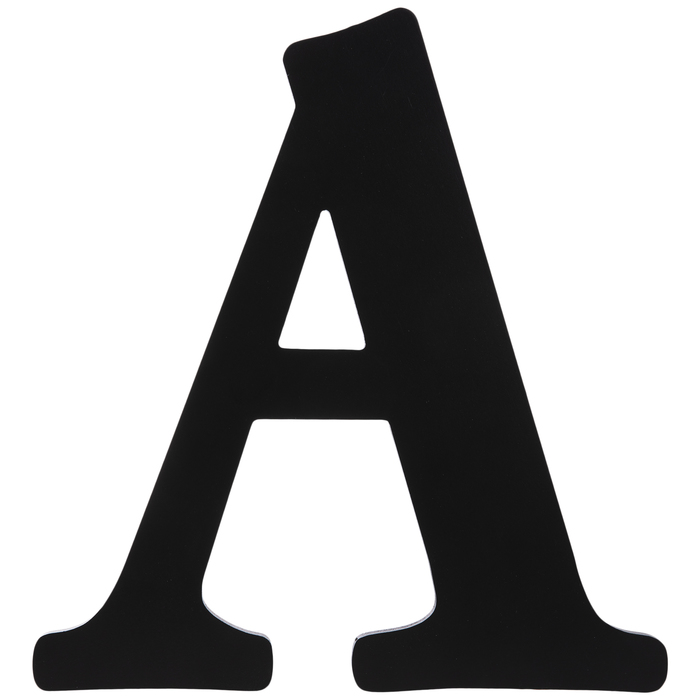
#> input picture Data/TrainingData/LetterA/1633264477_91003.jpeg, 700 x 700 px; its folder holds 4 pictures in this run
$ python main.py
#> lines starting #> are read from the running program, lines starting #| are printed output that depends on the picture
### image_processing.py
from PIL import Image


def average(tuple_data: tuple) -> float:
    if type(tuple_data) != tuple:
        return tuple_data

    return sum(tuple_data) / len(tuple_data)


def convert_image(image_path: str, resize_value: int) -> list:
    """Resizes and convert the image pixels to a binary list.

    Args:
        image_path (string): Path to the image.
        resize_value (int): Value in pixels to resize the image. Converts the image to resize_value X resize_value pixels.

    Returns:
        list: Binary list of pixels in the image.
    """
#> called with resize_value = 36
    image = Image.open(image_path)
#> image is the input picture: PIL image 700x700 RGB; mean R, G, B 176.7, 176.7, 176.8
    image = image.resize((resize_value, resize_value))
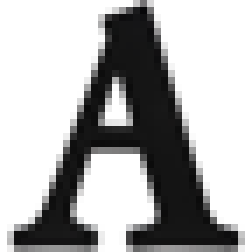
#> image: PIL image 36x36 RGB (shown 7 times larger); mean R, G, B 175.7, 175.7, 175.8
    image_data = list(image.getdata())
#> image_data = 1296 items, first 6: (255, 255, 255), (255, 255, 255), (255, 255, 255), (255, 255, 255), (255, 255, 255), (255, 255, 255)

    bit_image = []
    for pixel in image_data:
        color_average = average(pixel)
        # 127.5 = 255 / 2
        value = 1 if color_average <= 127.5 else 0

        bit_image.append(value)
#> this loop made 1296 passes
#> (pixel, color_average, value) on passes 1 to 3: ((255, 255, 255), 255, 0), ((255, 255, 255), 255, 0), ((255, 255, 255), 255, 0)
#> after the loop, bit_image = 1296 values, max 1 at index 20, min 0 at index 0, mean 0.329

    return bit_image

### data_processing.py
import os
from image_processing import convert_image


def generate_data(folder_path: str, desired_output: float, image_pixel_size: int) -> list:
    """Converts all images from a folder to a list and the desired output of this image.

    Args:
        folder_path (str): Path to the folder that contains the images.
        desired_output (float): Desired output for this image group.
        image_pixel_size (int): Convert the image to be pixel X pixel size.

    Returns:
        list: List containing images data [ [image_data1, desired_output ] ... [ image_data2, desired_output ] ]
    """
    data_list = []

    for file in os.listdir(folder_path):
        # file is str
        img_list = convert_image(folder_path + file, image_pixel_size)
#> img_list has the same summary as bit_image in convert_image
        data_set = [img_list, desired_output]

        data_list.append(data_set)
#> pass 2 of the loop in generate_data, `for file in os.listdir(folder_path):`:
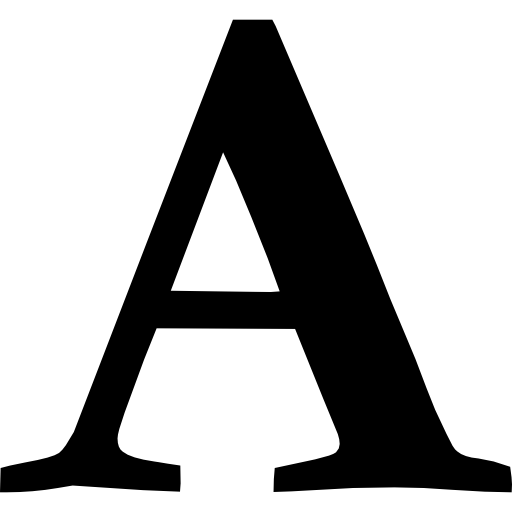
#> input picture Data/TrainingData/LetterA/25645.png, 512 x 512 px
#> in convert_image, image is the input picture: PIL image 512x512 P; mean R, G, B, A 179.9, 179.9, 179.9, 73.7
#> in convert_image (call 2), `image = image.resize((resize_value, resize_value))`:
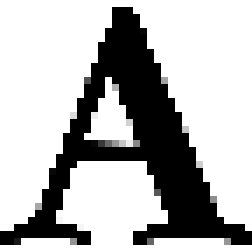
#> image: PIL image 36x36 P (shown 7 times larger); mean R, G, B, A 178.7, 178.7, 178.7, 73.5; transparent parts drawn white
#> image_data = 1296 values, max 255 at index 52, min 0 at index 0, mean 73.49
#> the loop in convert_image (call 2), `for pixel in image_data:` made 1296 passes
#> (pixel, color_average, value) on passes 2 to 4: (0, 0, 1), (0, 0, 1), (0, 0, 1)
#> after the loop in convert_image (call 2), `for pixel in image_data:`: bit_image = 1296 values, max 1 at index 0, min 0 at index 52, mean 0.714
#> img_list has the same summary as bit_image in convert_image
#> pass 3 of the loop in generate_data, `for file in os.listdir(folder_path):`:
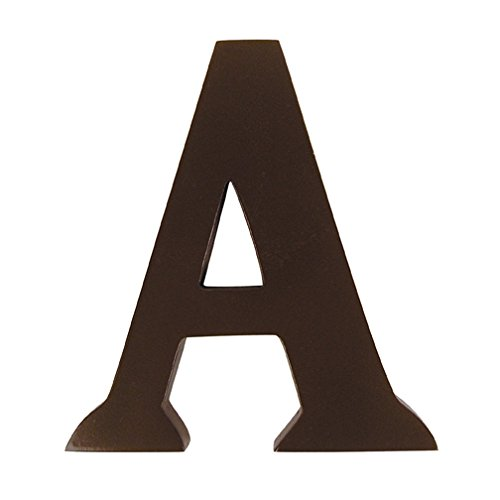
#> input picture Data/TrainingData/LetterA/412KR2HkbaL.jpg, 500 x 500 px
#> in convert_image, image is the input picture: PIL image 500x500 RGB; mean R, G, B 204, 199.7, 197.5
#> in convert_image (call 3), `image = image.resize((resize_value, resize_value))`:
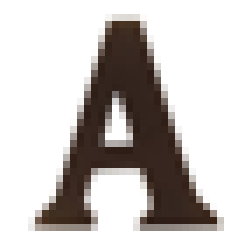
#> image: PIL image 36x36 RGB (shown 7 times larger); mean R, G, B 203.5, 199.1, 196.9
#> image_data = 1296 items, first 6: (255, 255, 255), (255, 255, 255), (255, 255, 255), (255, 255, 255), (255, 255, 255), (255, 255, 255)
#> after the loop in convert_image (call 3), `for pixel in image_data:`: bit_image = 1296 values, max 1 at index 124, min 0 at index 0, mean 0.236
#> img_list has the same summary as bit_image in convert_image
#> the loop made 4 passes; the first 3 are shown

    return data_list

### Neuron/Neuron.py

class Neuron():
    def __init__(self, input_amount: int = 1, bias: float = 0) -> None:
        """
        Args:
            input_amount (int): Amount of inputs that the neuron can receive. Defaults to 1.
            bias (float): Bias amount of the neuron. Defaults to 0
        """
        if input_amount <= 0:
            raise Exception("input_amount must be > 0.")

        self.input_amount = input_amount
        self.bias = bias
        self.weight_list = [0] * input_amount

    # [22 lines left out: function _sum_function, not called in this run]

    def _activation(self, sum_value: float) -> int:
        return 1 if sum_value > 0 else 0

    def return_output(self, input_list: list) -> int:
        return self._activation(self._sum_function(input_list))

### main.py
from Neuron.Neuron import Neuron
from image_processing import convert_image
import single_neuron_network as network
from data_processing import generate_data

neuron = Neuron(1296)


#  Testing Data
# input1 = [1, 1]
# input2 = [1, 0]
# input3 = [0, 1]
# input4 = [0, 0]

#   [Input list, desired output]
# data_set = [
#     [input1, 1],
#     [input2, 1],
#     [input3, 0],
#     [input4, 0],
# ]


# Image testing

# Downscale value
img_px = 36

set_letter_A = generate_data("Data/TrainingData/LetterA/", 1, img_px)
set_letter_B = generate_data("Data/TrainingData/LetterB/", 0, img_px)
#> (the run stopped early here; a loop or call above may not have finished)
